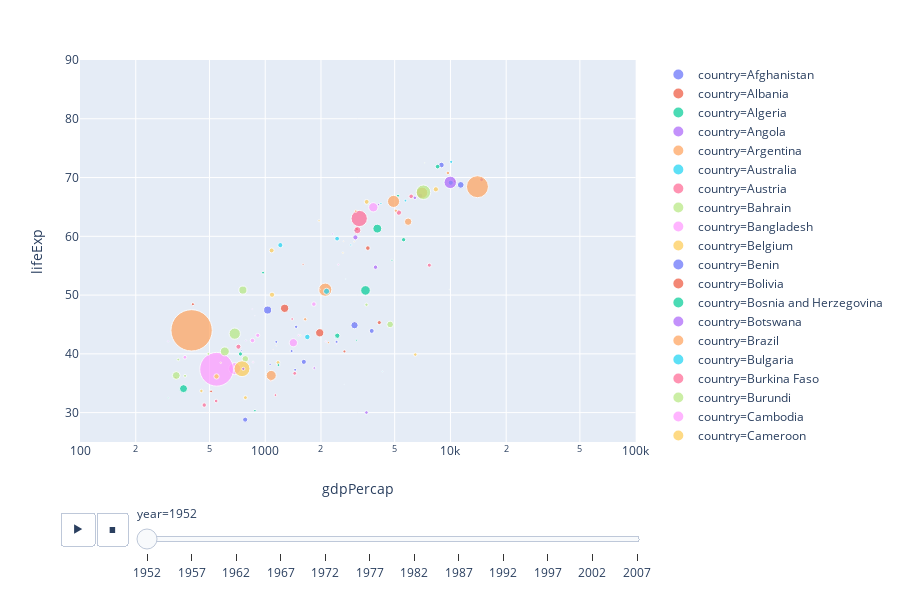

Notebook source saved alongside this figure:
### Markdown cell above
Just exploring what ploty_express can do

### Code cell
#replicating the gapminder visualization using plotly_express
import plotly_express as px

px.scatter(px.data.gapminder(), x="gdpPercap", y="lifeExp", animation_frame="year", animation_group="country",
           size="pop", color="country", hover_name="country", 
           log_x = True, 
           size_max=45, range_x=[100,100000], range_y=[25,90])
